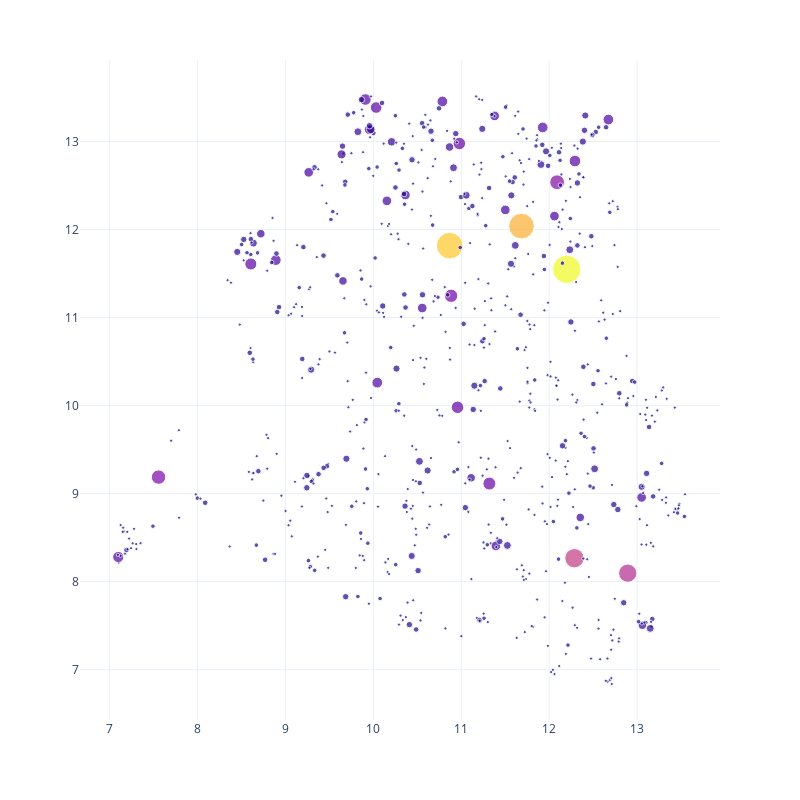

Source (notebook cell):
### Code cell
import umap
from sklearn.preprocessing import StandardScaler
reducer = umap.UMAP(n_neighbors=10, min_dist=0.05)

import plotly.express as px
projections = reducer.fit_transform(StandardScaler().fit_transform(_arraify(wdf, 'vec')))
fig = px.scatter(
    projections, 
    x=0, y=1,
    size=wdf['freqs'], 
    color=wdf['freqs'],
    width=800, height=800,
    hover_data={'words': wdf['words']},
    labels={'0': '', '1': ''}
    #labels={'color': 'EU attachment'}
)
fig.update_layout(
    template='plotly_white'
)
fig.update(layout_coloraxis_showscale=False)
fig.update_traces(hovertemplate="%{customdata[0]}")
fig.write_html("words_space.html")
fig.show()

### Figure 1 — Plotly figure (JSON) as saved in the notebook; plotly's stock layout.template omitted (floating-point values rounded to 4 significant figures; data arrays with more than 128 entries replaced by an {"elided": "..."} marker saying what was removed)
{"data": [{"customdata": {"elided": "726x1 str values"}, "hovertemplate": "%{customdata[0]}", "legendgroup": "", "marker": {"color": {"elided": "726 int values"}, "coloraxis": "coloraxis", "size": {"elided": "726 int values"}, "sizemode": "area", "sizeref": 0.1925, "symbol": "circle"}, "mode": "markers", "name": "", "orientation": "v", "showlegend": false, "type": "scatter", "x": {"elided": "726 float values"}, "xaxis": "x", "y": {"elided": "726 float values"}, "yaxis": "y"}], "layout": {"coloraxis": {"colorbar": {"title": {"text": "color"}}, "colorscale": [[0, "#0d0887"], [0.1111, "#46039f"], [0.2222, "#7201a8"], [0.3333, "#9c179e"], [0.4444, "#bd3786"], [0.5556, "#d8576b"], [0.6667, "#ed7953"], [0.7778, "#fb9f3a"], [0.8889, "#fdca26"], [1, "#f0f921"]], "showscale": false}, "height": 800, "legend": {"itemsizing": "constant", "tracegroupgap": 0}, "margin": {"t": 60}, "width": 800, "xaxis": {"anchor": "y", "domain": [0, 1], "title": {"text": ""}}, "yaxis": {"anchor": "x", "domain": [0, 1], "title": {"text": ""}}}}
